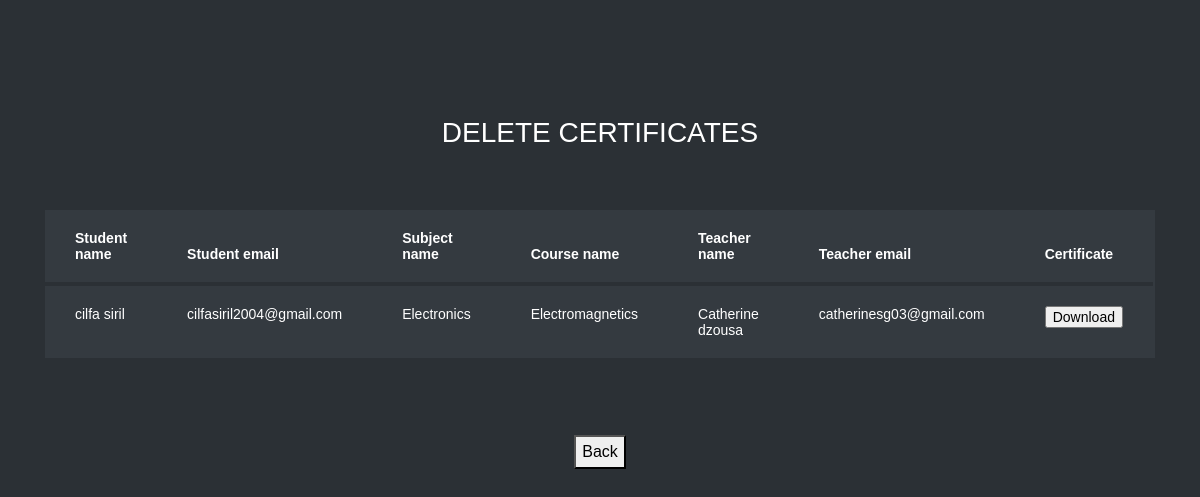
/del_cer, run on the app's committed database.
### learn/models.py (models this page shows, shortened)
class Enrollment(models.Model):
    Pending_days = models.IntegerField(null=True)
    Enrollment_date = models.DateField(auto_now_add=True, null=True)
    Teacher_response = models.CharField(max_length=200, null=True)
    Course_completion_status = models.CharField(max_length=200, null=True)
    Payment_status = models.CharField(max_length=200, null=True)
    Certificate = models.FileField(null=True)
    notify = models.CharField(max_length=200, null = True)
    enrol_reg = models.ForeignKey(Registration, on_delete=models.SET_NULL, null = True, related_name = 'student_enrolled')
    enrol_tea = models.ForeignKey(Registration, on_delete=models.SET_NULL, null=True, related_name='teacher_teaching')
    enrol_cou = models.ForeignKey(Course, on_delete=models.CASCADE, null=True, related_name='course_enrolled')

class Registration(models.Model):
    Password = models.CharField(max_length=200, null=True)
    Registration_date = models.DateField(auto_now_add=True, null=True)
    Num_of_courses_enrolled = models.IntegerField(null=True)
    Num_of_courses_completed = models.IntegerField(null=True)
    Qualification = models.TextField(null=True)
    Introduction_brief = models.TextField(null=True)
    Image = models.ImageField(upload_to='media', null=True)
    Num_of_enrolled_students = models.IntegerField(null=True)
    Average_review_rating = models.IntegerField(null=True)
    Num_of_reviews = models.IntegerField(null=True)
    About_website = models.TextField(null=True)
    Registration_fee = models.IntegerField(null=True)
    User_role = models.CharField(max_length=200, null=True)
    user = models.OneToOneField(User,on_delete = models.CASCADE, null = True)

class Course(models.Model):
    Course_title = models.CharField(max_length=200, null=True)
    Course_brief = models.TextField(null=True)
    Course_duration = models.IntegerField(null=True)
    Course_fee = models.FloatField(null=True)
    Language = models.CharField(max_length=200, null=True)
    cou_cat = models.ForeignKey(Category, on_delete=models.CASCADE, null=True,related_name = 'Course_to_category')
    cou_reg = models.ForeignKey(Registration, on_delete=models.SET_NULL, null=True, related_name = 'Course_to_registration')

class Category(models.Model):
    Category_title = models.CharField(max_length=200, null=True)
    Image = models.ImageField(null=True)

### learn/views.py (the view)
# urls.py: path('del_cer', learn.views.del_cer, name='del_cer'),
def del_cer(request):
    df = Enrollment.objects.all().exclude(Certificate = '')
    return render(request,'del_cer.html',{'df':df})

### Template/del_cer.html (shortened to what this page needs)
{% load static %}
<html lang="en">
  <head>
	<link rel="stylesheet" href="https://stackpath.bootstrapcdn.com/font-awesome/4.7.0/css/font-awesome.min.css">
	<link rel="stylesheet" href="{% static 'tabble/css/style.css' %}">
	</head>
	<body>
	<section class="ftco-section">
		<div class="container">
			<div class="row justify-content-center">
				<div class="col-md-6 text-center mb-5">
					<h2 class="heading-section">DELETE CERTIFICATES</h2>
				</div>
			</div>
			{% if df %}
			<div class="row">
				<div class="col-md-12">
					<div class="table-wrap">
						<table class="table table-bordered table-dark table-hover">
						  <thead>
						    <tr>
                                <th>
                                    Student name
                                </th>
                                <th>
                                    Student email
                                </th>
                                <th>
                                    Subject name
                                </th>
                                <th>
                                    Course name
                                </th>
                                <th>
                                    Teacher name
                                </th>
                                <th>
                                    Teacher email
                                </th>
                                <th>
                                    Certificate
                                </th>
						    </tr>
						  </thead>
						  <tbody>
						  {% for i in df %}
						    <tr>
                                <td>
                                    {{i.enrol_reg.user.first_name}} {{i.enrol_reg.user.last_name}}
                                </td>
                                <td>
                                    {{i.enrol_reg.user.email}}
                                </td>
                                <td>
                                    {{i.enrol_cou.cou_cat.Category_title}}
                                </td>
                                <td>
                                    {{i.enrol_cou.Course_title}}
                                </td>
                                <td>
                                    {{i.enrol_tea.user.first_name}} {{i.enrol_tea.user.last_name}}
                                </td>
                                <td>
                                    {{i.enrol_tea.user.email}}
                                </td>
                                <td>
                                    <a href="{{i.Certificate.url}}" download="">
                                         <input type="button" id="btn" value="Download"/>
                                    </a>
                                </td>
                                <td>
                                </td>
						    </tr>
						  {% endfor %}
						  </tbody>
						</table>
					</div>
				</div>
			</div>
			{% else %}
			<h1 align="center" style="color:blue">No certificates available</h1>
			{% endif %}
		</div>
		<br><br>
		<div align="center">
			<button type="submit" onclick="location.href='{% url 'admin_home' %}'" name='mybtn2'>Back</button>
		</div>
	</section>
	</body>
</html>

### data on the page
Enrollment: enrol_reg.user.first_name "cilfa", enrol_reg.user.last_name "siril", enrol_reg.user.email "cilfasiril2004@gmail.com", enrol_cou.cou_cat.Category_title "Electronics", enrol_cou.Course_title "Electromagnetics", enrol_tea.user.first_name "Catherine", enrol_tea.user.last_name "dzousa", enrol_tea.user.email "catherinesg03@gmail.com"
